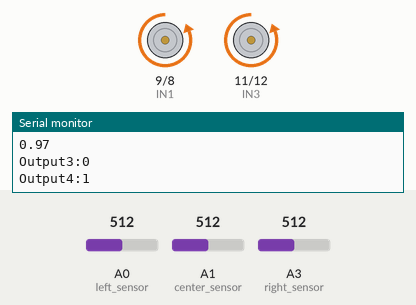
A sketch run on a simulated Arduino Uno, built with avr-gcc and run on an emulated ATmega328P. On the bench: motor-driver pin pairs drawn as motors (green arrow = first pin HIGH = forward, orange = second pin HIGH = backward, longer = more drive, scaled by the enable pin), the last lines printed to the serial monitor. The inputs (shaded band) are chosen by the test bench; at power-on: A1 (center_sensor) = 512, A0 (left_sensor) = 512, A3 (right_sensor) = 512.

Above: at 1.2 s.
1.3 s: A1 (center_sensor) set to 409
4.3 s: A1 (center_sensor) set to 377
At 5.1 s:
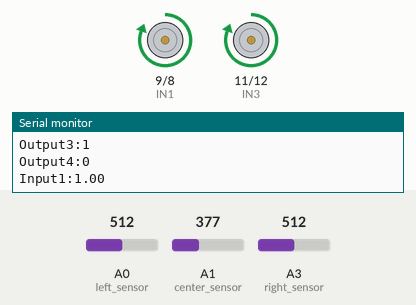
5.8 s: A0 (left_sensor) set to 492
At 6.5 s:
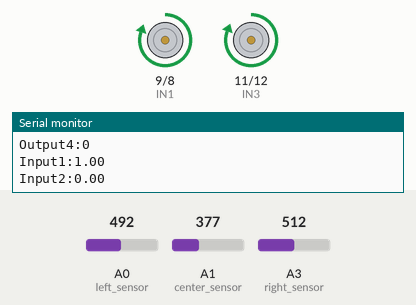
7.4 s: A3 (right_sensor) set to 483
At 8.8 s:
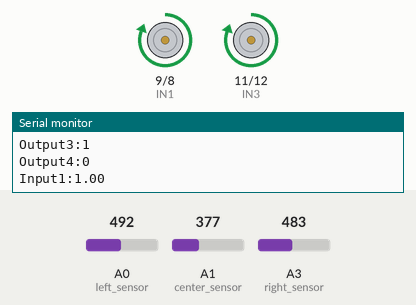
9.1 s: A1 (center_sensor) set to 511
At 10.3 s:
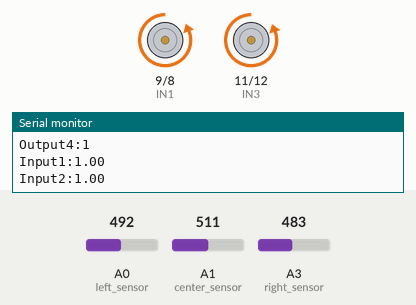
10.6 s: A3 (right_sensor) set to 122
At 11.9 s:
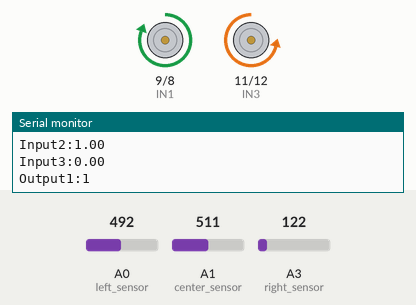
Timing chart, 0 to 13.2 s (numbered marks = the images above; inputs shaded):
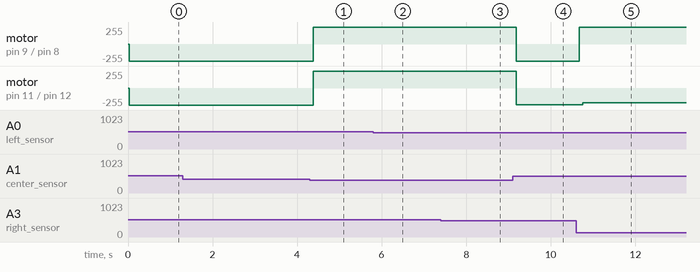

The sketch:

Self_Driving_Car.ino
```cpp
// AUTHOR: GUILLERMO PEREZ GUILLEN
// SELF DRIVING CAR USING REDBOARD ARTEMIS ATP
#define ENA 3
#define ENB 5
#define IN1 9
#define IN2 8
#define IN3 11
#define IN4 12

/******************************************************************
   NETWORK CONFIGURATION
******************************************************************/
const int InputNodes = 4; // includes BIAS neuron
const int HiddenNodes = 4; //includes BIAS neuron
const int OutputNodes = 4;
int i, j;
double Accum;
double Hidden[HiddenNodes];
double Output[OutputNodes];
float HiddenWeights[4][4] = {{0.17866143746327376, 1.2476813456677593, 1.3090655495221495, 1.2445062312559725}, {-1.7132414471678064, 1.5596067696189984, 1.5406219743087697, 1.5730922805016239}, {-2.43289276480003, -1.204242114438389, -2.944643109916896, 0.9516471102541175}, {-2.0347785002603174, -1.558481720598503, -1.634567146499255, -1.5534420493981382}};
float OutputWeights[4][4] = {{-2.7727880100233158, 0.0037884509782587852, -2.0728190956836148, 0.03398843127997504}, {0.5583295718411021, -2.5080202424896245, -2.3237787704971336, 2.3569365260109474}, {1.4514053378567477, 0.16314133834084582, 2.4036605861654485, -2.2387636044149746}, {-1.4487173474748358, 2.340813414462775, 0.30276781122413404, -0.09562873030426469}};

int error=0;
int dif,difAnt=0;
const float Kp=0.1;
const float Kd=0.1;

void setup() {
	Serial.begin(9600);
	pinMode(A0, INPUT); //left sensor
	pinMode(A1, INPUT); //center sensor
	pinMode(A3, INPUT); //right sensor
	pinMode(IN1, OUTPUT);
	pinMode(IN2, OUTPUT);
	pinMode(IN3, OUTPUT);
	pinMode(IN4, OUTPUT);
	pinMode(ENA, OUTPUT);
	pinMode(ENB, OUTPUT);
}

void loop()
{
double TestInput[] = {0, 0, 0};
double input1=0,input2=0,input3=0;

float volts0 =  analogRead(A0)*0.00322265625;  // value from sensor * (3.3/1024)
float volts1 =  analogRead(A1)*0.00322265625;  // value from sensor * (3.3/1024)
float volts2 =  analogRead(A3)*0.00322265625;  // value from sensor * (3.3/1024)

dif = analogRead(A3) - analogRead(A0);	// PID CONTROL
error = floor(Kp*(dif)+Kd*(difAnt-dif));	// PID CONTROL
difAnt=dif;	// CONTROL PID
int d0 = constrain(255 - error, 0, 255);//left speed - PID CONTROL
int d1 = constrain(255 + error, 0, 255);//right speed - PID CONTROL

float sensor_left =  8*pow(volts0, -1); // worked out from datasheet graph //GP2Y0A51SK0F - 2 a 15 cm
float sensor_center = 21*pow(volts1, -1); // worked out from datasheet graph //GP2Y0A41SK0F - 4 a 30 cm
float sensor_right = 9*pow(volts2, -1); // worked out from datasheet graph //GP2Y0A51SK0F - 2 a 15 cm

if (sensor_left<13){input1=1;}
else {input1=0;}

if (sensor_center<16.7){input2=1;}
else {input2=0;}

if (sensor_right<13){input3=1;}
else {input3=0;}

/******************************************************************
    WE CALL THE FEEDFORWARD NETWORK WITH THE INPUTS
******************************************************************/

  Serial.print("Input1:");
  Serial.println(input1);
  Serial.print("Input2:");
  Serial.println(input2);
  Serial.print("Input3:");
  Serial.println(input3);

//THESE ARE THE THREE INPUTS WITH VALUES OF 0 TO 1 ********************
  TestInput[0] = 1.0;//BIAS UNIT
  TestInput[1] = input1;
  TestInput[2] = input2;
  TestInput[3] = input3;

// THIS FUNCTION IS TO GET THE OUTPUTS **********************************
  InputToOutput(TestInput[0], TestInput[1], TestInput[2], TestInput[3]); //INPUT to ANN to obtain OUTPUT

  int out1 = round(abs(Output[0]));
  int out2 = round(abs(Output[1]));
  int out3 = round(abs(Output[2]));
  int out4 = round(abs(Output[3]));
  Serial.print("Output1:");
  Serial.println(out1);
  Serial.print("Output2:");
  Serial.println(out2);
  Serial.println(Output[1]);
  Serial.print("Output3:");
  Serial.println(out3);
  Serial.print("Output4:");
  Serial.println(out4);

/******************************************************************
    DRIVE MOTORS WITH THE NETWORK OUTPUT
******************************************************************/
  analogWrite(ENA, d0);
  analogWrite(ENB, d1);
  digitalWrite(IN1, out1 * HIGH);
  digitalWrite(IN2, out2 * HIGH);
  digitalWrite(IN3, out3 * HIGH);
  digitalWrite(IN4, out4 * HIGH);
  delay(50);
}

void InputToOutput(double In1, double In2, double In3, double In4)
{
  double TestInput[] = {0, 0, 0, 0};
  TestInput[0] = In1;
  TestInput[1] = In2;
  TestInput[2] = In3;
  TestInput[3] = In4;

/******************************************************************
    CALCULATE ACTIVITIES IN HIDDEN LAYERS
******************************************************************/

  for ( i = 0 ; i < HiddenNodes ; i++ ) {	// We go through the four columns of the hidden weights
    Accum = 0;
    for ( j = 0 ; j < InputNodes ; j++ ) {	// Three values of the entry line and each column of hidden weights
      Accum += TestInput[j] * HiddenWeights[j][i] ;
    }
    Hidden[i] = tanh(Accum) ; // We obtain a matrix of a line with four values
  }

/******************************************************************
    CALCULATE ACTIVATION AND ERROR IN THE OUTPUT LAYER
******************************************************************/

  for ( i = 0 ; i < OutputNodes ; i++ ) {
    Accum = 0;
    for ( j = 0 ; j < HiddenNodes ; j++ ) {
        Accum += Hidden[j] * OutputWeights[j][i] ;
    }
    Output[i] = tanh(Accum) ;//tanh
  }
}

/******************************************************************
   END NETWORK CONFIGURATION
******************************************************************/

void stop() {	// We deactivate the engines
	digitalWrite(ENA, LOW);
	digitalWrite(ENB, LOW);
	Serial.println("Stop!");
}
```

Measured:
- the behaviour switches between 391 and 390 on A1 (center_sensor) (found by bisection; images 0 and 1)
- after the input at 4.3 s, motor on pin 9 (IN1) / pin 8 (IN2), motor on pin 11 (IN3) / pin 12 (IN4): backward 255/255 → forward 255/255 after 0.08 s
- after the input at 5.8 s, motor on pin 9 (IN1) / pin 8 (IN2): forward 255/255 → forward 253/255 after 0.15 s
- after the input at 7.4 s, motor on pin 9 (IN1) / pin 8 (IN2): forward 253/255 → forward 255/255 after 0.22 s; motor on pin 11 (IN3) / pin 12 (IN4): forward 255/255 → forward 254/255 after 0.22 s
- after the input at 9.1 s, motor on pin 9 (IN1) / pin 8 (IN2): forward 255/255 → backward 255/255 after 0.09 s; motor on pin 11 (IN3) / pin 12 (IN4): forward 254/255 → backward 254/255 after 0.09 s
- after the input at 10.6 s, motor on pin 9 (IN1) / pin 8 (IN2): backward 255/255 → forward 255/255 after 0.07 s; motor on pin 11 (IN3) / pin 12 (IN4): backward 254/255 → backward 218/255 after 0.16 s
